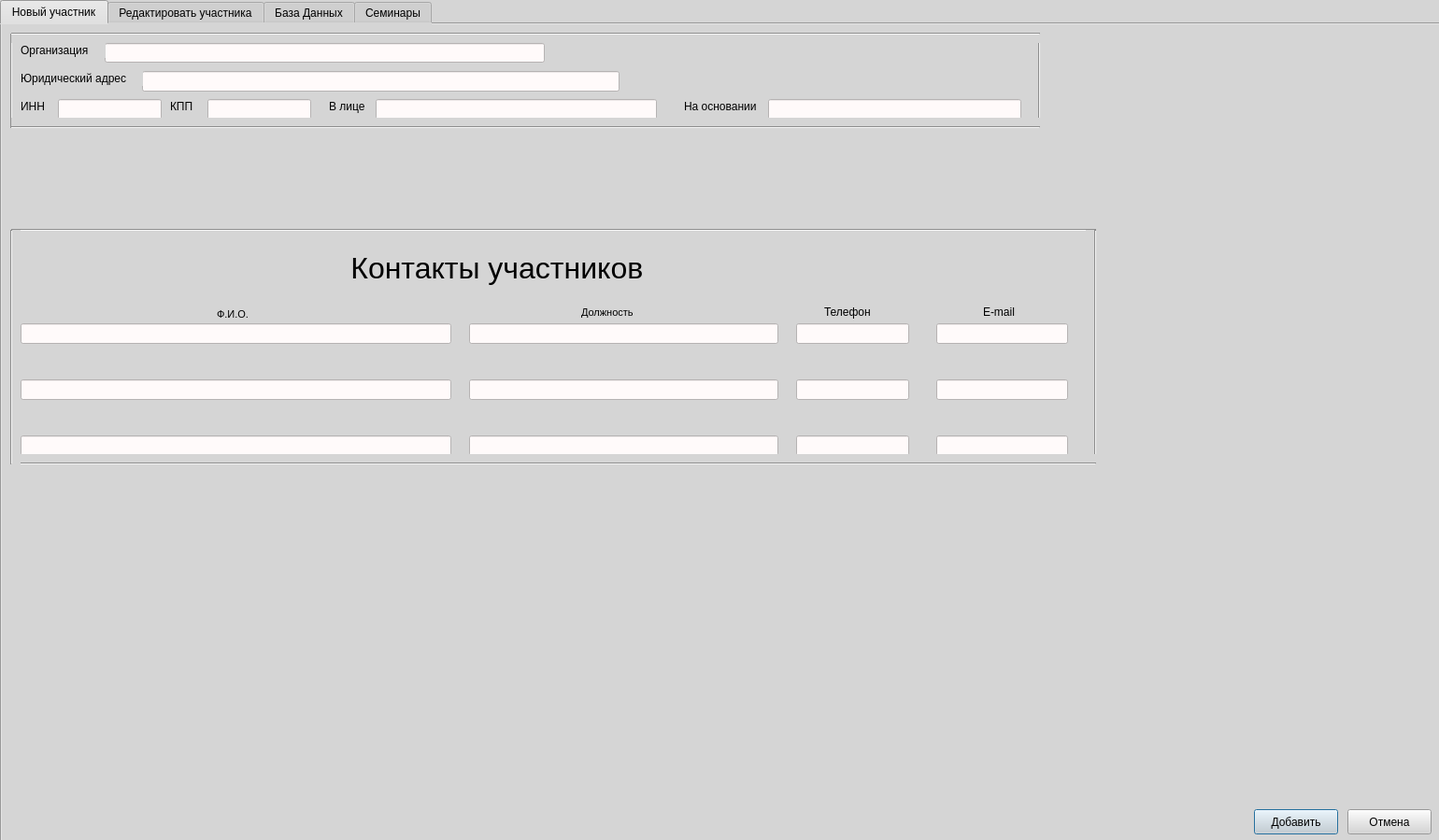
<?xml version="1.0" encoding="UTF-8"?>
<ui version="4.0">
 <class>USDZ</class>
 <widget class="QDialog" name="USDZ">
  <property name="geometry">
   <rect>
    <x>0</x>
    <y>0</y>
    <width>1540</width>
    <height>899</height>
   </rect>
  </property>
  <property name="windowTitle">
   <string>Dialog</string>
  </property>
  <property name="styleSheet">
   <string notr="true">background: rgb(213, 213, 213)</string>
  </property>
  <widget class="QTabWidget" name="Edit">
   <property name="geometry">
    <rect>
     <x>0</x>
     <y>0</y>
     <width>1581</width>
     <height>911</height>
    </rect>
   </property>
   <property name="styleSheet">
    <string notr="true">background: rgb(213, 213, 213)</string>
   </property>
   <property name="currentIndex">
    <number>0</number>
   </property>
   <widget class="QWidget" name="New">
    <attribute name="title">
     <string>Новый участник</string>
    </attribute>
    <widget class="QLineEdit" name="Organization_Edit">
     <property name="geometry">
      <rect>
       <x>110</x>
       <y>20</y>
       <width>471</width>
       <height>21</height>
      </rect>
     </property>
     <property name="styleSheet">
      <string notr="true">background: rgb(255, 250, 250)</string>
     </property>
     <property name="text">
      <string/>
     </property>
    </widget>
    <widget class="QLineEdit" name="Address_Edit">
     <property name="geometry">
      <rect>
       <x>150</x>
       <y>50</y>
       <width>511</width>
       <height>22</height>
      </rect>
     </property>
     <property name="styleSheet">
      <string notr="true">background: rgb(255, 250, 250)</string>
     </property>
     <property name="text">
      <string/>
     </property>
    </widget>
    <widget class="QLineEdit" name="INN_Edit">
     <property name="geometry">
      <rect>
       <x>60</x>
       <y>80</y>
       <width>111</width>
       <height>22</height>
      </rect>
     </property>
     <property name="styleSheet">
      <string notr="true">background: rgb(255, 250, 250)</string>
     </property>
     <property name="text">
      <string/>
     </property>
    </widget>
    <widget class="QLineEdit" name="KPP_Edit">
     <property name="geometry">
      <rect>
       <x>220</x>
       <y>80</y>
       <width>111</width>
       <height>22</height>
      </rect>
     </property>
     <property name="styleSheet">
      <string notr="true">background: rgb(255, 250, 250)</string>
     </property>
     <property name="text">
      <string/>
     </property>
    </widget>
    <widget class="QLineEdit" name="F_I_O_Edit_Line1">
     <property name="geometry">
      <rect>
       <x>20</x>
       <y>320</y>
       <width>461</width>
       <height>22</height>
      </rect>
     </property>
     <property name="styleSheet">
      <string notr="true">background: rgb(255, 250, 250)</string>
     </property>
     <property name="text">
      <string/>
     </property>
    </widget>
    <widget class="QLineEdit" name="Position_Edit_Line1">
     <property name="geometry">
      <rect>
       <x>500</x>
       <y>320</y>
       <width>331</width>
       <height>22</height>
      </rect>
     </property>
     <property name="styleSheet">
      <string notr="true">background: rgb(255, 250, 250)</string>
     </property>
     <property name="text">
      <string/>
     </property>
    </widget>
    <widget class="QLineEdit" name="Phone_Edit_Line1">
     <property name="geometry">
      <rect>
       <x>850</x>
       <y>320</y>
       <width>121</width>
       <height>22</height>
      </rect>
     </property>
     <property name="styleSheet">
      <string notr="true">background: rgb(255, 250, 250)</string>
     </property>
     <property name="text">
      <string/>
     </property>
    </widget>
    <widget class="QLineEdit" name="In_the_face_Edit">
     <property name="geometry">
      <rect>
       <x>400</x>
       <y>80</y>
       <width>301</width>
       <height>22</height>
      </rect>
     </property>
     <property name="styleSheet">
      <string notr="true">background: rgb(255, 250, 250)</string>
     </property>
     <property name="text">
      <string/>
     </property>
    </widget>
    <widget class="QLineEdit" name="Based_Edit">
     <property name="geometry">
      <rect>
       <x>820</x>
       <y>80</y>
       <width>271</width>
       <height>22</height>
      </rect>
     </property>
     <property name="styleSheet">
      <string notr="true">background: rgb(255, 250, 250)</string>
     </property>
     <property name="text">
      <string/>
     </property>
    </widget>
    <widget class="QLabel" name="INN">
     <property name="geometry">
      <rect>
       <x>20</x>
       <y>80</y>
       <width>31</width>
       <height>16</height>
      </rect>
     </property>
     <property name="text">
      <string>ИНН</string>
     </property>
    </widget>
    <widget class="QLabel" name="KPP">
     <property name="geometry">
      <rect>
       <x>180</x>
       <y>80</y>
       <width>31</width>
       <height>16</height>
      </rect>
     </property>
     <property name="text">
      <string>КПП</string>
     </property>
    </widget>
    <widget class="QLabel" name="in_the_face">
     <property name="geometry">
      <rect>
       <x>350</x>
       <y>80</y>
       <width>41</width>
       <height>16</height>
      </rect>
     </property>
     <property name="text">
      <string>В лице</string>
     </property>
    </widget>
    <widget class="QLabel" name="F_I_O">
     <property name="geometry">
      <rect>
       <x>230</x>
       <y>300</y>
       <width>53</width>
       <height>20</height>
      </rect>
     </property>
     <property name="font">
      <font>
       <pointsize>8</pointsize>
      </font>
     </property>
     <property name="text">
      <string>Ф.И.О.</string>
     </property>
    </widget>
    <widget class="QLabel" name="Position">
     <property name="geometry">
      <rect>
       <x>620</x>
       <y>300</y>
       <width>111</width>
       <height>16</height>
      </rect>
     </property>
     <property name="font">
      <font>
       <pointsize>8</pointsize>
      </font>
     </property>
     <property name="text">
      <string>Должность</string>
     </property>
    </widget>
    <widget class="QLabel" name="Based">
     <property name="geometry">
      <rect>
       <x>730</x>
       <y>80</y>
       <width>81</width>
       <height>16</height>
      </rect>
     </property>
     <property name="text">
      <string>На основании</string>
     </property>
    </widget>
    <widget class="QLabel" name="Organization">
     <property name="geometry">
      <rect>
       <x>20</x>
       <y>20</y>
       <width>91</width>
       <height>16</height>
      </rect>
     </property>
     <property name="text">
      <string>Организация</string>
     </property>
    </widget>
    <widget class="QLabel" name="Address">
     <property name="geometry">
      <rect>
       <x>20</x>
       <y>50</y>
       <width>131</width>
       <height>16</height>
      </rect>
     </property>
     <property name="text">
      <string>Юридический адрес</string>
     </property>
    </widget>
    <widget class="QLabel" name="contact_details">
     <property name="geometry">
      <rect>
       <x>240</x>
       <y>230</y>
       <width>811</width>
       <height>61</height>
      </rect>
     </property>
     <property name="font">
      <font>
       <pointsize>24</pointsize>
      </font>
     </property>
     <property name="text">
      <string>               Контакты участников</string>
     </property>
    </widget>
    <widget class="QLineEdit" name="F_I_O_Edit_Line2">
     <property name="geometry">
      <rect>
       <x>20</x>
       <y>380</y>
       <width>461</width>
       <height>22</height>
      </rect>
     </property>
     <property name="styleSheet">
      <string notr="true">background: rgb(255, 250, 250)</string>
     </property>
     <property name="text">
      <string/>
     </property>
    </widget>
    <widget class="QLineEdit" name="Position_Edit_Line2">
     <property name="geometry">
      <rect>
       <x>500</x>
       <y>380</y>
       <width>331</width>
       <height>22</height>
      </rect>
     </property>
     <property name="styleSheet">
      <string notr="true">background: rgb(255, 250, 250)</string>
     </property>
     <property name="text">
      <string/>
     </property>
    </widget>
    <widget class="QLineEdit" name="Phone_Edit_Line2">
     <property name="geometry">
      <rect>
       <x>850</x>
       <y>380</y>
       <width>121</width>
       <height>22</height>
      </rect>
     </property>
     <property name="styleSheet">
      <string notr="true">background: rgb(255, 250, 250)</string>
     </property>
     <property name="text">
      <string/>
     </property>
    </widget>
    <widget class="QLineEdit" name="F_I_O_Edit_Line3">
     <property name="geometry">
      <rect>
       <x>20</x>
       <y>440</y>
       <width>461</width>
       <height>22</height>
      </rect>
     </property>
     <property name="styleSheet">
      <string notr="true">background: rgb(255, 250, 250)</string>
     </property>
     <property name="text">
      <string/>
     </property>
    </widget>
    <widget class="QLineEdit" name="Position_Edit_Line3">
     <property name="geometry">
      <rect>
       <x>500</x>
       <y>440</y>
       <width>331</width>
       <height>22</height>
      </rect>
     </property>
     <property name="styleSheet">
      <string notr="true">background: rgb(255, 250, 250)</string>
     </property>
     <property name="text">
      <string/>
     </property>
    </widget>
    <widget class="QLineEdit" name="Phone_Edit_Line3">
     <property name="geometry">
      <rect>
       <x>850</x>
       <y>440</y>
       <width>121</width>
       <height>22</height>
      </rect>
     </property>
     <property name="styleSheet">
      <string notr="true">background: rgb(255, 250, 250)</string>
     </property>
     <property name="text">
      <string/>
     </property>
    </widget>
    <widget class="QLineEdit" name="Email_Edit_Line1">
     <property name="geometry">
      <rect>
       <x>1000</x>
       <y>320</y>
       <width>141</width>
       <height>22</height>
      </rect>
     </property>
     <property name="styleSheet">
      <string notr="true">background: rgb(255, 250, 250)</string>
     </property>
     <property name="text">
      <string/>
     </property>
    </widget>
    <widget class="QLineEdit" name="Email_Edit_Line2">
     <property name="geometry">
      <rect>
       <x>1000</x>
       <y>380</y>
       <width>141</width>
       <height>22</height>
      </rect>
     </property>
     <property name="styleSheet">
      <string notr="true">background: rgb(255, 250, 250)</string>
     </property>
     <property name="text">
      <string/>
     </property>
    </widget>
    <widget class="QLineEdit" name="Email_Edit_Line3">
     <property name="geometry">
      <rect>
       <x>1000</x>
       <y>440</y>
       <width>141</width>
       <height>22</height>
      </rect>
     </property>
     <property name="styleSheet">
      <string notr="true">background: rgb(255, 250, 250)</string>
     </property>
     <property name="text">
      <string/>
     </property>
    </widget>
    <widget class="QLabel" name="Email">
     <property name="geometry">
      <rect>
       <x>1050</x>
       <y>300</y>
       <width>53</width>
       <height>16</height>
      </rect>
     </property>
     <property name="text">
      <string>E-mail</string>
     </property>
    </widget>
    <widget class="QLabel" name="Phone_number">
     <property name="geometry">
      <rect>
       <x>880</x>
       <y>300</y>
       <width>53</width>
       <height>16</height>
      </rect>
     </property>
     <property name="text">
      <string>Телефон</string>
     </property>
    </widget>
    <widget class="QPushButton" name="add_user">
     <property name="geometry">
      <rect>
       <x>1340</x>
       <y>840</y>
       <width>90</width>
       <height>27</height>
      </rect>
     </property>
     <property name="styleSheet">
      <string notr="true">pushButton {
background-color: white;
width: 75px;
geight: 50px;
front-size: 12px;
front-weight: bold;
border: none;
text-align: center;
}</string>
     </property>
     <property name="text">
      <string>Добавить</string>
     </property>
    </widget>
    <widget class="QPushButton" name="cancel_user">
     <property name="geometry">
      <rect>
       <x>1440</x>
       <y>840</y>
       <width>90</width>
       <height>27</height>
      </rect>
     </property>
     <property name="styleSheet">
      <string notr="true">pushButton {
background-color: white;
width: 75px;
geight: 50px;
front-size: 12px;
front-weight: bold;
border: none;
text-align: center;
}</string>
     </property>
     <property name="text">
      <string>Отмена</string>
     </property>
    </widget>
    <widget class="Line" name="line">
     <property name="geometry">
      <rect>
       <x>10</x>
       <y>210</y>
       <width>1161</width>
       <height>20</height>
      </rect>
     </property>
     <property name="orientation">
      <enum>Qt::Horizontal</enum>
     </property>
    </widget>
    <widget class="Line" name="line_2">
     <property name="geometry">
      <rect>
       <x>1160</x>
       <y>220</y>
       <width>20</width>
       <height>251</height>
      </rect>
     </property>
     <property name="orientation">
      <enum>Qt::Vertical</enum>
     </property>
    </widget>
    <widget class="Line" name="line_3">
     <property name="geometry">
      <rect>
       <x>10</x>
       <y>460</y>
       <width>1161</width>
       <height>20</height>
      </rect>
     </property>
     <property name="orientation">
      <enum>Qt::Horizontal</enum>
     </property>
    </widget>
    <widget class="Line" name="line_4">
     <property name="geometry">
      <rect>
       <x>0</x>
       <y>220</y>
       <width>20</width>
       <height>251</height>
      </rect>
     </property>
     <property name="orientation">
      <enum>Qt::Vertical</enum>
     </property>
    </widget>
    <widget class="Line" name="line_5">
     <property name="geometry">
      <rect>
       <x>0</x>
       <y>10</y>
       <width>20</width>
       <height>101</height>
      </rect>
     </property>
     <property name="orientation">
      <enum>Qt::Vertical</enum>
     </property>
    </widget>
    <widget class="Line" name="line_6">
     <property name="geometry">
      <rect>
       <x>1100</x>
       <y>10</y>
       <width>20</width>
       <height>101</height>
      </rect>
     </property>
     <property name="orientation">
      <enum>Qt::Vertical</enum>
     </property>
    </widget>
    <widget class="Line" name="line_7">
     <property name="geometry">
      <rect>
       <x>10</x>
       <y>100</y>
       <width>1101</width>
       <height>20</height>
      </rect>
     </property>
     <property name="orientation">
      <enum>Qt::Horizontal</enum>
     </property>
    </widget>
    <widget class="Line" name="line_8">
     <property name="geometry">
      <rect>
       <x>10</x>
       <y>0</y>
       <width>1101</width>
       <height>20</height>
      </rect>
     </property>
     <property name="orientation">
      <enum>Qt::Horizontal</enum>
     </property>
    </widget>
   </widget>
   <widget class="QWidget" name="Edit_2">
    <attribute name="title">
     <string>Редактировать участника</string>
    </attribute>
    <widget class="QLabel" name="label_13">
     <property name="geometry">
      <rect>
       <x>20</x>
       <y>50</y>
       <width>131</width>
       <height>16</height>
      </rect>
     </property>
     <property name="text">
      <string>Юридический адрес</string>
     </property>
    </widget>
    <widget class="QLineEdit" name="lineEdit_5">
     <property name="geometry">
      <rect>
       <x>110</x>
       <y>20</y>
       <width>471</width>
       <height>21</height>
      </rect>
     </property>
     <property name="styleSheet">
      <string notr="true">background: rgb(255, 250, 250)</string>
     </property>
     <property name="text">
      <string/>
     </property>
    </widget>
    <widget class="QLineEdit" name="lineEdit_6">
     <property name="geometry">
      <rect>
       <x>60</x>
       <y>80</y>
       <width>111</width>
       <height>22</height>
      </rect>
     </property>
     <property name="styleSheet">
      <string notr="true">background: rgb(255, 250, 250)</string>
     </property>
     <property name="text">
      <string/>
     </property>
    </widget>
    <widget class="QLineEdit" name="lineEdit_7">
     <property name="geometry">
      <rect>
       <x>220</x>
       <y>80</y>
       <width>111</width>
       <height>22</height>
      </rect>
     </property>
     <property name="styleSheet">
      <string notr="true">background: rgb(255, 250, 250)</string>
     </property>
     <property name="text">
      <string/>
     </property>
    </widget>
    <widget class="QLabel" name="label_16">
     <property name="geometry">
      <rect>
       <x>20</x>
       <y>20</y>
       <width>91</width>
       <height>16</height>
      </rect>
     </property>
     <property name="text">
      <string>Организация</string>
     </property>
    </widget>
    <widget class="QLineEdit" name="lineEdit_26">
     <property name="geometry">
      <rect>
       <x>820</x>
       <y>80</y>
       <width>271</width>
       <height>22</height>
      </rect>
     </property>
     <property name="styleSheet">
      <string notr="true">background: rgb(255, 250, 250)</string>
     </property>
     <property name="text">
      <string/>
     </property>
    </widget>
    <widget class="QLineEdit" name="lineEdit_28">
     <property name="geometry">
      <rect>
       <x>150</x>
       <y>50</y>
       <width>511</width>
       <height>22</height>
      </rect>
     </property>
     <property name="styleSheet">
      <string notr="true">background: rgb(255, 250, 250)</string>
     </property>
     <property name="text">
      <string/>
     </property>
    </widget>
    <widget class="QLineEdit" name="lineEdit_35">
     <property name="geometry">
      <rect>
       <x>400</x>
       <y>80</y>
       <width>301</width>
       <height>22</height>
      </rect>
     </property>
     <property name="styleSheet">
      <string notr="true">background: rgb(255, 250, 250)</string>
     </property>
     <property name="text">
      <string/>
     </property>
    </widget>
    <widget class="QLabel" name="label_32">
     <property name="geometry">
      <rect>
       <x>180</x>
       <y>80</y>
       <width>31</width>
       <height>16</height>
      </rect>
     </property>
     <property name="text">
      <string>КПП</string>
     </property>
    </widget>
    <widget class="QLabel" name="label_33">
     <property name="geometry">
      <rect>
       <x>730</x>
       <y>80</y>
       <width>81</width>
       <height>16</height>
      </rect>
     </property>
     <property name="text">
      <string>На основании</string>
     </property>
    </widget>
    <widget class="QLabel" name="label_34">
     <property name="geometry">
      <rect>
       <x>350</x>
       <y>80</y>
       <width>41</width>
       <height>16</height>
      </rect>
     </property>
     <property name="text">
      <string>В лице</string>
     </property>
    </widget>
    <widget class="QLabel" name="label_35">
     <property name="geometry">
      <rect>
       <x>20</x>
       <y>80</y>
       <width>31</width>
       <height>16</height>
      </rect>
     </property>
     <property name="text">
      <string>ИНН</string>
     </property>
    </widget>
    <widget class="Line" name="line_9">
     <property name="geometry">
      <rect>
       <x>10</x>
       <y>460</y>
       <width>1441</width>
       <height>20</height>
      </rect>
     </property>
     <property name="orientation">
      <enum>Qt::Horizontal</enum>
     </property>
    </widget>
    <widget class="QLineEdit" name="lineEdit_22">
     <property name="geometry">
      <rect>
       <x>20</x>
       <y>440</y>
       <width>461</width>
       <height>22</height>
      </rect>
     </property>
     <property name="styleSheet">
      <string notr="true">background: rgb(255, 250, 250)</string>
     </property>
     <property name="text">
      <string/>
     </property>
    </widget>
    <widget class="QLabel" name="label_14">
     <property name="geometry">
      <rect>
       <x>230</x>
       <y>300</y>
       <width>53</width>
       <height>20</height>
      </rect>
     </property>
     <property name="font">
      <font>
       <pointsize>8</pointsize>
      </font>
     </property>
     <property name="text">
      <string>Ф.И.О.</string>
     </property>
    </widget>
    <widget class="QLabel" name="label_24">
     <property name="geometry">
      <rect>
       <x>880</x>
       <y>300</y>
       <width>53</width>
       <height>21</height>
      </rect>
     </property>
     <property name="text">
      <string>Телефон</string>
     </property>
    </widget>
    <widget class="QLineEdit" name="lineEdit_23">
     <property name="geometry">
      <rect>
       <x>1000</x>
       <y>320</y>
       <width>141</width>
       <height>22</height>
      </rect>
     </property>
     <property name="styleSheet">
      <string notr="true">background: rgb(255, 250, 250)</string>
     </property>
     <property name="text">
      <string/>
     </property>
    </widget>
    <widget class="QLineEdit" name="lineEdit_24">
     <property name="geometry">
      <rect>
       <x>500</x>
       <y>320</y>
       <width>331</width>
       <height>22</height>
      </rect>
     </property>
     <property name="styleSheet">
      <string notr="true">background: rgb(255, 250, 250)</string>
     </property>
     <property name="text">
      <string/>
     </property>
    </widget>
    <widget class="QLineEdit" name="lineEdit_25">
     <property name="geometry">
      <rect>
       <x>20</x>
       <y>320</y>
       <width>461</width>
       <height>22</height>
      </rect>
     </property>
     <property name="styleSheet">
      <string notr="true">background: rgb(255, 250, 250)</string>
     </property>
     <property name="text">
      <string/>
     </property>
    </widget>
    <widget class="QLineEdit" name="lineEdit_27">
     <property name="geometry">
      <rect>
       <x>500</x>
       <y>440</y>
       <width>331</width>
       <height>22</height>
      </rect>
     </property>
     <property name="styleSheet">
      <string notr="true">background: rgb(255, 250, 250)</string>
     </property>
     <property name="text">
      <string/>
     </property>
    </widget>
    <widget class="Line" name="line_10">
     <property name="geometry">
      <rect>
       <x>1440</x>
       <y>220</y>
       <width>20</width>
       <height>251</height>
      </rect>
     </property>
     <property name="orientation">
      <enum>Qt::Vertical</enum>
     </property>
    </widget>
    <widget class="QLineEdit" name="lineEdit_29">
     <property name="geometry">
      <rect>
       <x>1000</x>
       <y>380</y>
       <width>141</width>
       <height>22</height>
      </rect>
     </property>
     <property name="styleSheet">
      <string notr="true">background: rgb(255, 250, 250)</string>
     </property>
     <property name="text">
      <string/>
     </property>
    </widget>
    <widget class="Line" name="line_11">
     <property name="geometry">
      <rect>
       <x>10</x>
       <y>210</y>
       <width>1441</width>
       <height>20</height>
      </rect>
     </property>
     <property name="orientation">
      <enum>Qt::Horizontal</enum>
     </property>
    </widget>
    <widget class="QLineEdit" name="lineEdit_30">
     <property name="geometry">
      <rect>
       <x>850</x>
       <y>320</y>
       <width>121</width>
       <height>22</height>
      </rect>
     </property>
     <property name="styleSheet">
      <string notr="true">background: rgb(255, 250, 250)</string>
     </property>
     <property name="text">
      <string/>
     </property>
    </widget>
    <widget class="QLineEdit" name="lineEdit_31">
     <property name="geometry">
      <rect>
       <x>20</x>
       <y>380</y>
       <width>461</width>
       <height>22</height>
      </rect>
     </property>
     <property name="styleSheet">
      <string notr="true">background: rgb(255, 250, 250)</string>
     </property>
     <property name="text">
      <string/>
     </property>
    </widget>
    <widget class="QLineEdit" name="lineEdit_32">
     <property name="geometry">
      <rect>
       <x>500</x>
       <y>380</y>
       <width>331</width>
       <height>22</height>
      </rect>
     </property>
     <property name="styleSheet">
      <string notr="true">background: rgb(255, 250, 250)</string>
     </property>
     <property name="text">
      <string/>
     </property>
    </widget>
    <widget class="QLineEdit" name="lineEdit_33">
     <property name="geometry">
      <rect>
       <x>1000</x>
       <y>440</y>
       <width>141</width>
       <height>22</height>
      </rect>
     </property>
     <property name="styleSheet">
      <string notr="true">background: rgb(255, 250, 250)</string>
     </property>
     <property name="text">
      <string/>
     </property>
    </widget>
    <widget class="QLabel" name="label_29">
     <property name="geometry">
      <rect>
       <x>1050</x>
       <y>300</y>
       <width>53</width>
       <height>16</height>
      </rect>
     </property>
     <property name="text">
      <string>E-mail</string>
     </property>
    </widget>
    <widget class="QLineEdit" name="lineEdit_34">
     <property name="geometry">
      <rect>
       <x>850</x>
       <y>440</y>
       <width>121</width>
       <height>22</height>
      </rect>
     </property>
     <property name="styleSheet">
      <string notr="true">background: rgb(255, 250, 250)</string>
     </property>
     <property name="text">
      <string/>
     </property>
    </widget>
    <widget class="QLabel" name="label_31">
     <property name="geometry">
      <rect>
       <x>620</x>
       <y>300</y>
       <width>111</width>
       <height>16</height>
      </rect>
     </property>
     <property name="font">
      <font>
       <pointsize>8</pointsize>
      </font>
     </property>
     <property name="text">
      <string>Должность</string>
     </property>
    </widget>
    <widget class="Line" name="line_12">
     <property name="geometry">
      <rect>
       <x>0</x>
       <y>220</y>
       <width>20</width>
       <height>251</height>
      </rect>
     </property>
     <property name="orientation">
      <enum>Qt::Vertical</enum>
     </property>
    </widget>
    <widget class="QLineEdit" name="lineEdit_36">
     <property name="geometry">
      <rect>
       <x>850</x>
       <y>380</y>
       <width>121</width>
       <height>22</height>
      </rect>
     </property>
     <property name="styleSheet">
      <string notr="true">background: rgb(255, 250, 250)</string>
     </property>
     <property name="text">
      <string/>
     </property>
    </widget>
    <widget class="QLabel" name="label_178">
     <property name="geometry">
      <rect>
       <x>240</x>
       <y>230</y>
       <width>811</width>
       <height>61</height>
      </rect>
     </property>
     <property name="font">
      <font>
       <pointsize>24</pointsize>
      </font>
     </property>
     <property name="text">
      <string>               Контакты участников</string>
     </property>
    </widget>
    <widget class="QLabel" name="label_179">
     <property name="geometry">
      <rect>
       <x>1250</x>
       <y>300</y>
       <width>81</width>
       <height>20</height>
      </rect>
     </property>
     <property name="text">
      <string>Примечания</string>
     </property>
    </widget>
    <widget class="QLineEdit" name="lineEdit_37">
     <property name="geometry">
      <rect>
       <x>1170</x>
       <y>320</y>
       <width>251</width>
       <height>22</height>
      </rect>
     </property>
     <property name="styleSheet">
      <string notr="true">background: rgb(255, 250, 250)</string>
     </property>
     <property name="text">
      <string/>
     </property>
    </widget>
    <widget class="QLineEdit" name="lineEdit_38">
     <property name="geometry">
      <rect>
       <x>1170</x>
       <y>380</y>
       <width>251</width>
       <height>22</height>
      </rect>
     </property>
     <property name="styleSheet">
      <string notr="true">background: rgb(255, 250, 250)</string>
     </property>
     <property name="text">
      <string/>
     </property>
    </widget>
    <widget class="QLineEdit" name="lineEdit_39">
     <property name="geometry">
      <rect>
       <x>1170</x>
       <y>440</y>
       <width>251</width>
       <height>22</height>
      </rect>
     </property>
     <property name="styleSheet">
      <string notr="true">background: rgb(255, 250, 250)</string>
     </property>
     <property name="text">
      <string/>
     </property>
    </widget>
    <widget class="QPushButton" name="add_3">
     <property name="geometry">
      <rect>
       <x>1340</x>
       <y>840</y>
       <width>90</width>
       <height>27</height>
      </rect>
     </property>
     <property name="styleSheet">
      <string notr="true">pushButton {
background-color: white;
width: 75px;
geight: 50px;
front-size: 12px;
front-weight: bold;
border: none;
text-align: center;
}</string>
     </property>
     <property name="text">
      <string>Добавить</string>
     </property>
    </widget>
    <widget class="QPushButton" name="cancel_3">
     <property name="geometry">
      <rect>
       <x>1440</x>
       <y>840</y>
       <width>90</width>
       <height>27</height>
      </rect>
     </property>
     <property name="styleSheet">
      <string notr="true">pushButton {
background-color: white;
width: 75px;
geight: 50px;
front-size: 12px;
front-weight: bold;
border: none;
text-align: center;
}</string>
     </property>
     <property name="text">
      <string>Отмена</string>
     </property>
    </widget>
    <widget class="Line" name="line_13">
     <property name="geometry">
      <rect>
       <x>0</x>
       <y>10</y>
       <width>16</width>
       <height>101</height>
      </rect>
     </property>
     <property name="orientation">
      <enum>Qt::Vertical</enum>
     </property>
    </widget>
    <widget class="Line" name="line_14">
     <property name="geometry">
      <rect>
       <x>10</x>
       <y>100</y>
       <width>1101</width>
       <height>20</height>
      </rect>
     </property>
     <property name="orientation">
      <enum>Qt::Horizontal</enum>
     </property>
    </widget>
    <widget class="Line" name="line_15">
     <property name="geometry">
      <rect>
       <x>1100</x>
       <y>10</y>
       <width>20</width>
       <height>101</height>
      </rect>
     </property>
     <property name="orientation">
      <enum>Qt::Vertical</enum>
     </property>
    </widget>
    <widget class="Line" name="line_16">
     <property name="geometry">
      <rect>
       <x>10</x>
       <y>0</y>
       <width>1101</width>
       <height>20</height>
      </rect>
     </property>
     <property name="orientation">
      <enum>Qt::Horizontal</enum>
     </property>
    </widget>
   </widget>
   <widget class="QWidget" name="Database">
    <attribute name="title">
     <string>База Данных</string>
    </attribute>
    <widget class="QPushButton" name="Add_Data">
     <property name="geometry">
      <rect>
       <x>0</x>
       <y>0</y>
       <width>90</width>
       <height>27</height>
      </rect>
     </property>
     <property name="text">
      <string>Добавить</string>
     </property>
    </widget>
    <widget class="QPushButton" name="Edit_Data">
     <property name="geometry">
      <rect>
       <x>220</x>
       <y>0</y>
       <width>101</width>
       <height>27</height>
      </rect>
     </property>
     <property name="text">
      <string>Редактировать</string>
     </property>
    </widget>
    <widget class="QPushButton" name="Export_World">
     <property name="geometry">
      <rect>
       <x>320</x>
       <y>0</y>
       <width>111</width>
       <height>27</height>
      </rect>
     </property>
     <property name="text">
      <string>Экспорт в World</string>
     </property>
    </widget>
    <widget class="QPushButton" name="Export_Excel">
     <property name="geometry">
      <rect>
       <x>430</x>
       <y>0</y>
       <width>111</width>
       <height>27</height>
      </rect>
     </property>
     <property name="text">
      <string>Экспорт в Excel</string>
     </property>
    </widget>
    <widget class="QPushButton" name="Save_Data">
     <property name="geometry">
      <rect>
       <x>1340</x>
       <y>850</y>
       <width>90</width>
       <height>27</height>
      </rect>
     </property>
     <property name="text">
      <string>Сохранить</string>
     </property>
    </widget>
    <widget class="QPushButton" name="Cancel_Data">
     <property name="geometry">
      <rect>
       <x>1430</x>
       <y>850</y>
       <width>90</width>
       <height>27</height>
      </rect>
     </property>
     <property name="text">
      <string>Отмена</string>
     </property>
    </widget>
    <widget class="QPushButton" name="Import_Excel">
     <property name="geometry">
      <rect>
       <x>540</x>
       <y>0</y>
       <width>90</width>
       <height>27</height>
      </rect>
     </property>
     <property name="text">
      <string>Импорт Excel</string>
     </property>
    </widget>
    <widget class="QTableWidget" name="tableWidget">
     <property name="geometry">
      <rect>
       <x>0</x>
       <y>30</y>
       <width>1541</width>
       <height>821</height>
      </rect>
     </property>
     <property name="styleSheet">
      <string notr="true">background: rgb(255, 250, 250)</string>
     </property>
     <row>
      <property name="text">
       <string>1</string>
      </property>
     </row>
     <row>
      <property name="text">
       <string>2</string>
      </property>
     </row>
     <row>
      <property name="text">
       <string>3</string>
      </property>
     </row>
     <row>
      <property name="text">
       <string>4</string>
      </property>
     </row>
     <row>
      <property name="text">
       <string>5</string>
      </property>
     </row>
     <row>
      <property name="text">
       <string>6</string>
      </property>
     </row>
     <row>
      <property name="text">
       <string>7</string>
      </property>
     </row>
     <row>
      <property name="text">
       <string>8</string>
      </property>
     </row>
     <row>
      <property name="text">
       <string>9</string>
      </property>
     </row>
     <row>
      <property name="text">
       <string>10</string>
      </property>
     </row>
     <row>
      <property name="text">
       <string>11</string>
      </property>
     </row>
     <row>
      <property name="text">
       <string>12</string>
      </property>
     </row>
     <row>
      <property name="text">
       <string>13</string>
      </property>
     </row>
     <row>
      <property name="text">
       <string>14</string>
      </property>
     </row>
     <row>
      <property name="text">
       <string>15</string>
      </property>
     </row>
     <row>
      <property name="text">
       <string>16</string>
      </property>
     </row>
     <row>
      <property name="text">
       <string>17</string>
      </property>
     </row>
     <row>
      <property name="text">
       <string>18</string>
      </property>
     </row>
     <row>
      <property name="text">
       <string>19</string>
      </property>
     </row>
     <row>
      <property name="text">
       <string>20</string>
      </property>
     </row>
     <row>
      <property name="text">
       <string>21</string>
      </property>
     </row>
     <row>
      <property name="text">
       <string>22</string>
      </property>
     </row>
     <row>
      <property name="text">
       <string>23</string>
      </property>
     </row>
     <row>
      <property name="text">
       <string>24</string>
      </property>
     </row>
     <row>
      <property name="text">
       <string>25</string>
      </property>
     </row>
     <row>
      <property name="text">
       <string>26</string>
      </property>
     </row>
     <row>
      <property name="text">
       <string>27</string>
      </property>
     </row>
     <row>
      <property name="text">
       <string>28</string>
      </property>
     </row>
     <row>
      <property name="text">
       <string>29</string>
      </property>
     </row>
     <row>
      <property name="text">
       <string>30</string>
      </property>
     </row>
     <row>
      <property name="text">
       <string>31</string>
      </property>
     </row>
     <row>
      <property name="text">
       <string>32</string>
      </property>
     </row>
     <row>
      <property name="text">
       <string>33</string>
      </property>
     </row>
     <row>
      <property name="text">
       <string>34</string>
      </property>
     </row>
     <row>
      <property name="text">
       <string>35</string>
      </property>
     </row>
     <row>
      <property name="text">
       <string>36</string>
      </property>
     </row>
     <row>
      <property name="text">
       <string>37</string>
      </property>
     </row>
     <row>
      <property name="text">
       <string>38</string>
      </property>
     </row>
     <row>
      <property name="text">
       <string>39</string>
      </property>
     </row>
     <row>
      <property name="text">
       <string>40</string>
      </property>
     </row>
     <column>
      <property name="text">
       <string>Организация</string>
      </property>
     </column>
     <column>
      <property name="text">
       <string>Адрес</string>
      </property>
     </column>
     <column>
      <property name="text">
       <string>ИНН</string>
      </property>
     </column>
     <column>
      <property name="text">
       <string>КПП</string>
      </property>
     </column>
     <column>
      <property name="text">
       <string>Ф.И.О.</string>
      </property>
     </column>
     <column>
      <property name="text">
       <string>В лице</string>
      </property>
     </column>
     <column>
      <property name="text">
       <string>На основании</string>
      </property>
     </column>
    </widget>
    <widget class="QPushButton" name="Add_Data_to_seminar">
     <property name="geometry">
      <rect>
       <x>90</x>
       <y>0</y>
       <width>131</width>
       <height>27</height>
      </rect>
     </property>
     <property name="text">
      <string>Добавить в семинар</string>
     </property>
    </widget>
   </widget>
   <widget class="QWidget" name="Seminar">
    <attribute name="title">
     <string>Семинары</string>
    </attribute>
    <widget class="QPushButton" name="Add_Seminat">
     <property name="geometry">
      <rect>
       <x>0</x>
       <y>0</y>
       <width>90</width>
       <height>27</height>
      </rect>
     </property>
     <property name="text">
      <string>Добавить</string>
     </property>
    </widget>
    <widget class="QPushButton" name="Edit_Seminar">
     <property name="geometry">
      <rect>
       <x>90</x>
       <y>0</y>
       <width>101</width>
       <height>27</height>
      </rect>
     </property>
     <property name="text">
      <string>Редактировать</string>
     </property>
    </widget>
    <widget class="QPushButton" name="Export_Excel_Seminar">
     <property name="geometry">
      <rect>
       <x>190</x>
       <y>0</y>
       <width>121</width>
       <height>27</height>
      </rect>
     </property>
     <property name="text">
      <string>Экспорт в Excel</string>
     </property>
    </widget>
    <widget class="QTreeView" name="treeView">
     <property name="geometry">
      <rect>
       <x>0</x>
       <y>30</y>
       <width>1541</width>
       <height>851</height>
      </rect>
     </property>
     <property name="styleSheet">
      <string notr="true">background: rgb(255, 250, 250)</string>
     </property>
    </widget>
   </widget>
  </widget>
 </widget>
 <resources/>
 <connections/>
</ui>
